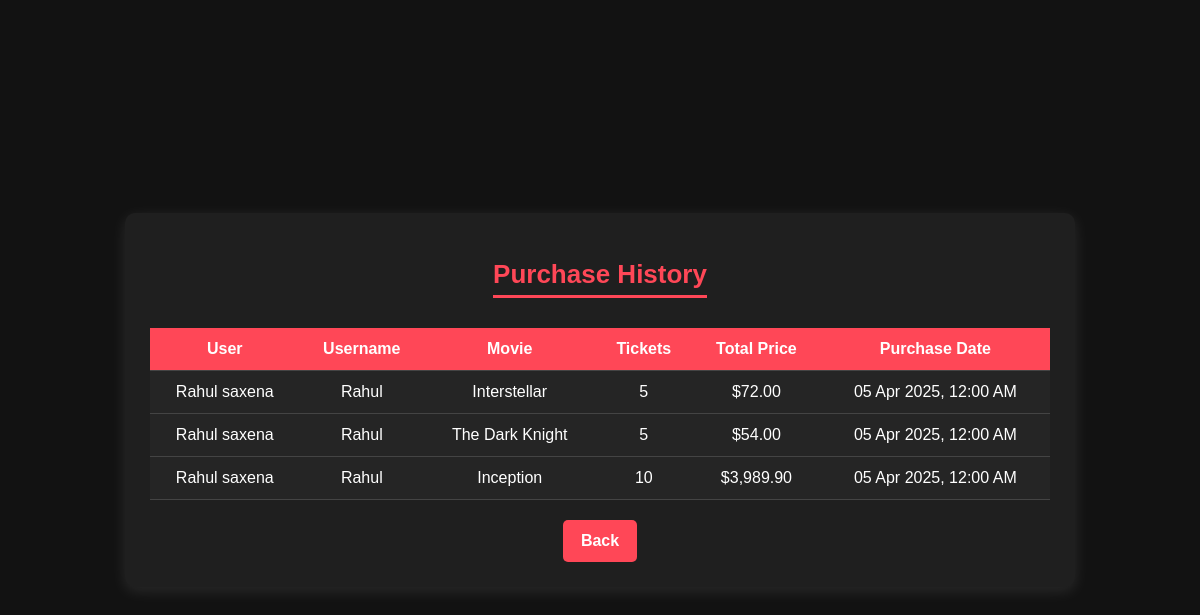
The app's page /admin/purchase_history.php with its own data.
### tables this page shows
CREATE TABLE `bookings` (
  `id` int NOT NULL AUTO_INCREMENT,
  `user_id` int NOT NULL,
  `movie_id` int NOT NULL,
  `theater_id` int NOT NULL,
  `ticket_count` int NOT NULL,
  `total_price` decimal(10,2) NOT NULL,
  `booking_time` timestamp NULL DEFAULT CURRENT_TIMESTAMP,
  `show_time` datetime DEFAULT CURRENT_TIMESTAMP,
  `payment_method` enum('credit_card','upi','wallet') NOT NULL,
  `status` enum('confirmed','cancelled','pending') DEFAULT 'confirmed',
  `purchase_date` date DEFAULT (curdate()),
  PRIMARY KEY (`id`),
  KEY `user_id` (`user_id`),
  KEY `movie_id` (`movie_id`),
  KEY `theater_id` (`theater_id`),
  CONSTRAINT `bookings_ibfk_1` FOREIGN KEY (`user_id`) REFERENCES `users` (`id`) ON DELETE CASCADE,
  CONSTRAINT `bookings_ibfk_2` FOREIGN KEY (`movie_id`) REFERENCES `movies` (`id`) ON DELETE CASCADE,
  CONSTRAINT `bookings_ibfk_3` FOREIGN KEY (`theater_id`) REFERENCES `theaters` (`id`) ON DELETE CASCADE,
  CONSTRAINT `bookings_chk_1` CHECK ((`ticket_count` > 0)),
  CONSTRAINT `bookings_chk_2` CHECK ((`total_price` >= 0))
);

CREATE TABLE `users` (
  `id` int NOT NULL AUTO_INCREMENT,
  `name` varchar(255) NOT NULL,
  `username` varchar(50) NOT NULL,
  `email` varchar(255) NOT NULL,
  `phone` varchar(15) NOT NULL,
  `password` varchar(255) NOT NULL,
  `special_permission` tinyint(1) DEFAULT '0',
  `role` enum('user','admin') DEFAULT 'user',
  PRIMARY KEY (`id`),
  UNIQUE KEY `username` (`username`),
  UNIQUE KEY `email` (`email`)
);

CREATE TABLE `movies` (
  `id` int NOT NULL AUTO_INCREMENT,
  `title` varchar(255) NOT NULL,
  `description` text,
  `price` decimal(10,2) DEFAULT NULL,
  `show_time` datetime DEFAULT NULL,
  PRIMARY KEY (`id`)
);

### admin/purchase_history.php (the view, shortened to what this page needs)
<?php
require '../config.php';
$query = "SELECT p.id, u.name AS user_name, m.title AS movie_title, u.username AS username,
                 p.ticket_count, p.total_price, p.purchase_date
          FROM bookings p
          JOIN users u ON p.user_id = u.id
          JOIN movies m ON p.movie_id = m.id
          ORDER BY p.purchase_date DESC";
$result = mysqli_query($conn, $query);
?>
<!DOCTYPE html>
<html lang="en">
<head>
</head>
<body>
    <div class="container">
        <h2>Purchase History</h2>
        <table>
            <thead>
                <tr>
                    <th>User</th>
                    <th>Username</th>
                    <th>Movie</th>
                    <th>Tickets</th>
                    <th>Total Price</th>
                    <th>Purchase Date</th>
                </tr>
            </thead>
            <tbody>
                <?php while ($row = mysqli_fetch_assoc($result)) { ?>
                    <tr>
                        <td><?php echo htmlspecialchars($row['user_name']); ?></td>
                        <td><?php echo htmlspecialchars($row['username']); ?></td>
                        <td><?php echo htmlspecialchars($row['movie_title']); ?></td>
                        <td><?php echo (int)$row['ticket_count']; ?></td>
                        <td>$<?php echo number_format($row['total_price'], 2); ?></td>
                        <td><?php echo date("d M Y, h:i A", strtotime($row['purchase_date'])); ?></td>
                    </tr>
                <?php } ?>
            </tbody>
        </table>
        <button class="back-btn" onclick="window.location.href='dashboard.php'">Back</button>
    </div>
</body>
</html>

### admin/purchase_history.php (style rules this page uses)
body { font-family: 'Poppins', sans-serif; background: #121212; color: white; display: flex; justify-content: center; align-items: center; height: 100vh; margin: 0; }
.container { background: #1f1f1f; padding: 25px; border-radius: 10px; box-shadow: 0px 4px 15px rgba(255, 255, 255, 0.1); width: 85%; max-width: 900px; text-align: center; animation: fadeIn 0.5s ease-in-out; }
.container h2 { font-size: 26px; margin-bottom: 15px; color: #ff4757; border-bottom: 3px solid #ff4757; display: inline-block; padding-bottom: 5px; }
table { width: 100%; border-collapse: collapse; margin-top: 15px; background: #2c2c2c; color: white; }
th, td { padding: 12px; text-align: center; border-bottom: 1px solid #444; }
th { background: #ff4757; }
td { background: #252525; }
.back-btn { margin-top: 20px; padding: 12px 18px; font-size: 16px; font-weight: bold; background: #ff4757; color: white; border: none; border-radius: 5px; cursor: pointer; transition: all 0.3s; }

### records on screen
bookings: user.name "Rahul saxena", user.username "Rahul", movie.title "Interstellar", ticket_count "5", total_price "72.00", purchase_date "05 Apr 2025, 12:00 AM"
bookings: user.name "Rahul saxena", user.username "Rahul", movie.title "The Dark Knight", ticket_count "5", total_price "54.00", purchase_date "05 Apr 2025, 12:00 AM"
bookings: user.name "Rahul saxena", user.username "Rahul", movie.title "Inception", ticket_count "10", total_price "3,989.90", purchase_date "05 Apr 2025, 12:00 AM"
